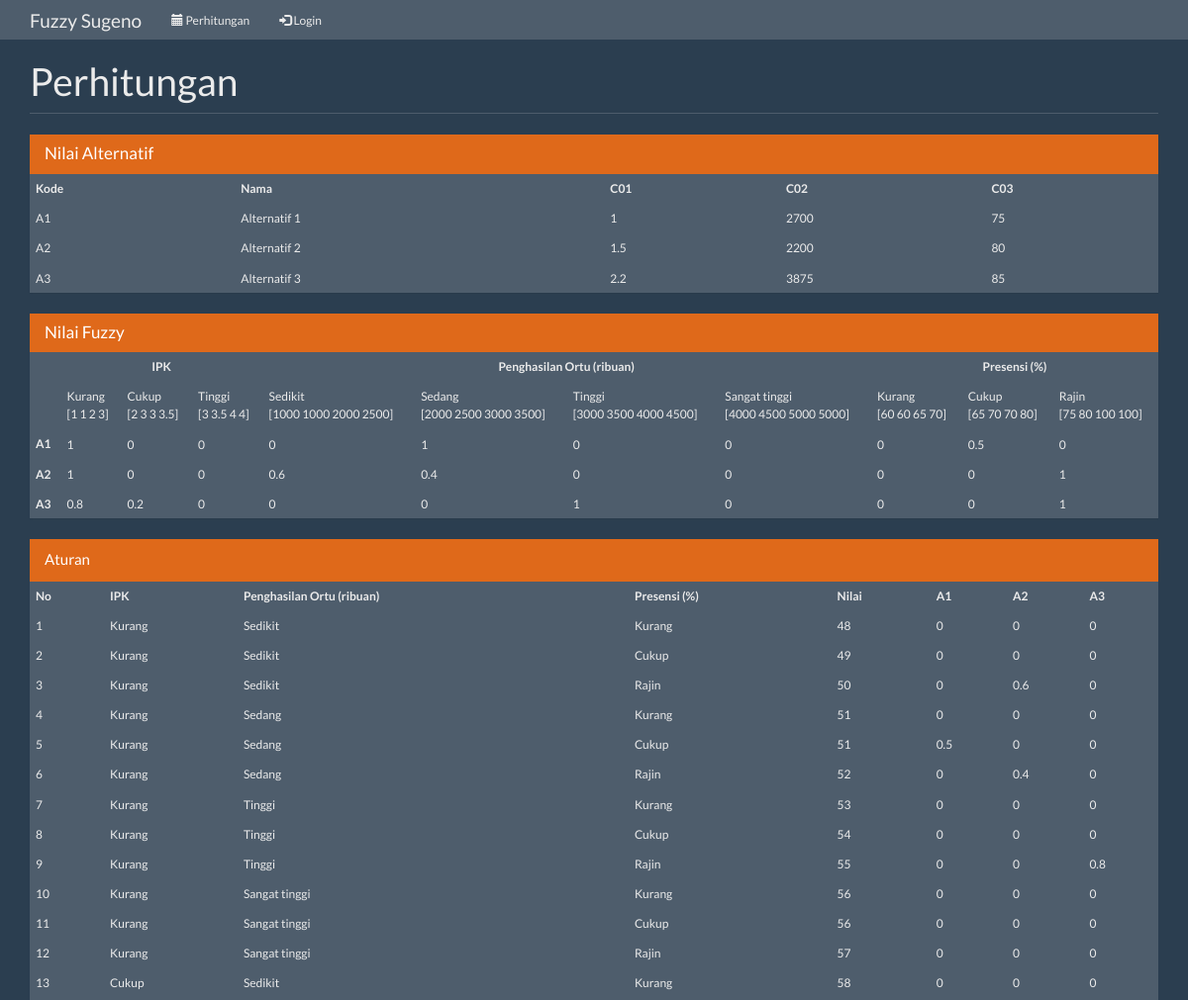
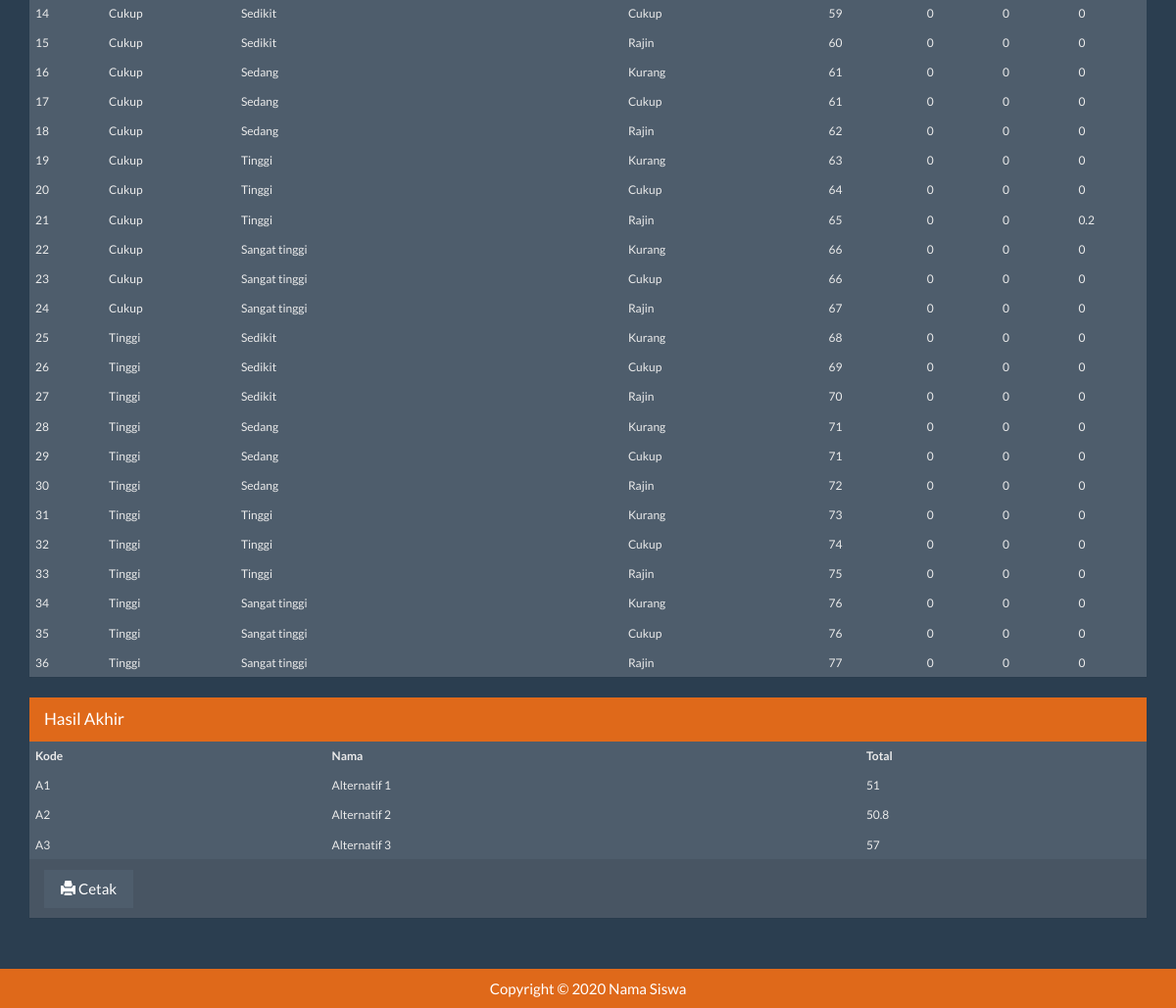
The app's page /?m=hitung with its own data (2 pictures, top to bottom).
### tables this page shows
CREATE TABLE `tb_kriteria` (
  `kode_kriteria` varchar(16) NOT NULL,
  `nama_kriteria` varchar(255) NOT NULL,
  `batas_bawah` double NOT NULL,
  `batas_atas` double NOT NULL,
  PRIMARY KEY (`kode_kriteria`)
);

CREATE TABLE `tb_himpunan` (
  `kode_himpunan` varchar(16) NOT NULL,
  `kode_kriteria` varchar(16) DEFAULT NULL,
  `nama_himpunan` varchar(255) DEFAULT NULL,
  `n1` double DEFAULT NULL,
  `n2` double DEFAULT NULL,
  `n3` double DEFAULT NULL,
  `n4` double DEFAULT NULL,
  PRIMARY KEY (`kode_himpunan`)
);

### functions.php (called while the page is built, shortened)
<?php
include 'config.php';
include 'includes/db.php';
$db = new DB($config['server'], $config['username'], $config['password'], $config['database_name']);
$mod = $_GET['m'];
$rows = $db->get_results("SELECT kode_alternatif, nama_alternatif FROM tb_alternatif ORDER BY kode_alternatif");
foreach ($rows as $row) {
    $ALTERNATIF[$row->kode_alternatif] = $row->nama_alternatif;
}
$rows = $db->get_results("SELECT * FROM tb_himpunan ORDER BY kode_himpunan");
$HIMPUNAN = array();
$KRITERIA_HIMPUNAN = array();
foreach ($rows as $row) {
    $HIMPUNAN[$row->kode_himpunan] = $row;
    $KRITERIA_HIMPUNAN[$row->kode_kriteria][$row->kode_himpunan] = $row;
}
$rows = $db->get_results("SELECT * FROM tb_kriteria ORDER BY kode_kriteria");
foreach ($rows as $row) {
    $KRITERIA[$row->kode_kriteria] = $row;
}
function get_relasi()
{
    global $db;
    $data = array();
    $rows = $db->get_results("SELECT * FROM tb_rel_alternatif ORDER BY kode_alternatif, kode_kriteria");
    foreach ($rows as $row) {
        $data[$row->kode_alternatif][$row->kode_kriteria] = $row->nilai;
    }
    return $data;
}
function get_nilai($data = array())
{
    global $KRITERIA_HIMPUNAN, $KRITERIA;
    $arr = array();
    foreach ($data as $key => $val) {
        foreach ($val as $k => $v) {
            foreach ($KRITERIA_HIMPUNAN[$k] as $a => $b) {
                $ba = $KRITERIA[$k]->batas_atas;
                $bb = $KRITERIA[$k]->batas_bawah;
                $n1 = $b->n1;
                $n2 = $b->n2;
                $n3 = $b->n3;
                $n4 = $b->n4;
                if ($v <= $n1)
                    $nilai = 0;
                else if ($v >= $n1 && $v <= $n2)
                    $nilai = ($v - $n1) / ($n2 - $n1);
                else if ($v >= $n2 && $v <= $n3)
                    $nilai = 1;
                else if ($v >= $n3 && $v <= $n4)
                    $nilai = ($n4 - $v) / ($n4 - $n3);
                else
                    $nilai = 0;
                if ($v <= $bb && ($n1 <= $bb || $n2 <= $bb))
                    $nilai = 1;
                $arr[$key][$k][$a] = $nilai;
            }
        }
    }
    return $arr;
}
function get_total($aturan, $min)
{
    $data = array();
    foreach ($min as $key => $val) {
        foreach ($val as $k => $v) {
            $data[$k]['x'] += $v * $aturan[$key]['nilai'];
            $data[$k]['y'] += $v;
        }
    }
    foreach ($data as $key => $val) {
        $arr[$key] = $val['x'] / $val['y'];
    }
    return $arr;
}
function generate_rules($arr, $rule)
{
    if ($arr) {
        end($arr);
        $kode_kriteria = key($arr);
        if ($rule) {
            $new_rule = array();
            foreach ($arr[$kode_kriteria] as $key => $val) {
                foreach ($rule as $k => $v) {
                    $new_rule[] = array_merge(array($kode_kriteria => $key), $v);
                }
            }
            $rule = $new_rule;
        } else {
            foreach ($arr[$kode_kriteria] as $key => $val) {
                $rule[][$kode_kriteria] = $key;
            }
        }
        unset($arr[$kode_kriteria]);
        return generate_rules($arr, $rule);
    } else {
        return $rule;
    }
}
function get_rules()
{
    global $db;
    $var = $db->get_var("SELECT aturan FROM tb_rule LIMIT 1");
    $rules_saved =  unserialize($var);
    $rows = $db->get_results("SELECT * FROM tb_himpunan ORDER BY kode_kriteria, kode_himpunan");
    $arr = array();
    foreach ($rows as $row) {
        $arr[$row->kode_kriteria][$row->kode_himpunan] = 1;
    }
    $rules_default = generate_rules($arr, array());
    $rules = array();
    foreach ($rules_default as $key => $val) {
        $rules[$key]['nilai'] =  $rules_saved[$key]['nilai'] ? $rules_saved[$key]['nilai'] : 0;
        foreach ($val as $k => $v) {
            $rules[$key]['item'][$k] = $v;
        }
    }
    return $rules;
}

### config.php (called while the page is built)
<?php
$config["server"] = 'localhost';
$config["username"] = 'root';
$config["password"] = '';
$config["database_name"] = 'fuzzy-sugeno';

### includes/db.php (called while the page is built, shortened)
<?php
class DB
{
    var $conn = null;
    public function __construct($host, $username, $passwd, $dbname)
    {
        $this->conn = mysqli_connect($host, $username, $passwd, $dbname);
    }
    public function query($sql)
    {
        $query = mysqli_query($this->conn, $sql) or die('<pre>Error mysqli_query: ' . mysqli_error($this->conn) . '<br />' . $sql . '</pre>');
        return $query;
    }
    public function get_results($sql)
    {
        $query = $this->query($sql);
        $arr = array();
        while ($row = mysqli_fetch_object($query)) {
            $arr[] = $row;
        }
        return $arr;
    }
    public function get_var($sql)
    {
        $query = $this->query($sql);
        $row = mysqli_fetch_row($query);
        return $row[0];
    }
}

### hitung_hasil.php (the view)
<?php
$data = get_relasi();
$nilai = get_nilai($data);
$aturan = get_rules();
$min = get_min($nilai, $aturan);
$total = get_total($aturan, $min);
?>
<div class="panel panel-primary">
    <div class="panel-heading">
        <h3 class="panel-title">Nilai Alternatif</h3>
    </div>
    <div class="table-responsive">
        <table class="table table-bordered table-striped table-hover">
            <thead>
                <tr>
                    <th>Kode</th>
                    <th>Nama</th>
                    <?php foreach ($KRITERIA as $key => $val) : ?>
                        <th><?= $key ?></th>
                    <?php endforeach ?>
                </tr>
            </thead>
            <?php foreach ($data as $key => $val) : ?>
                <tr>
                    <td><?= $key ?></td>
                    <td><?= $ALTERNATIF[$key] ?></td>
                    <?php foreach ($val as $k => $v) : ?>
                        <td><?= $v ?></td>
                    <?php endforeach ?>
                </tr>
            <?php endforeach ?>
        </table>
    </div>
</div>
<div class="panel panel-primary">
    <div class="panel-heading">
        <h3 class="panel-title">Nilai Fuzzy</h3>
    </div>
    <div class="table-responsive">
        <table class="table table-bordered table-striped table-hover small">
            <thead>
                <tr>
                    <th rowspan="3"></th>
                    <?php foreach ($KRITERIA as $key => $val) : ?>
                        <th colspan="<?= count($KRITERIA_HIMPUNAN[$key]) ?>" class="text-center"><?= $val->nama_kriteria ?></th>
                    <?php endforeach ?>
                </tr>
                <tr>
                    <?php foreach ($KRITERIA_HIMPUNAN as $key => $val) : ?>
                        <?php foreach ($val as $k => $v) : ?>
                            <td><?= $HIMPUNAN[$k]->nama_himpunan ?><br />[<?= $HIMPUNAN[$k]->n1 ?> <?= $HIMPUNAN[$k]->n2 ?> <?= $HIMPUNAN[$k]->n3 ?> <?= $HIMPUNAN[$k]->n4 ?>]</td>
                        <?php endforeach ?>
                    <?php endforeach ?>
                </tr>
            </thead>
            <?php foreach ($nilai as $key => $val) : ?>
                <tr>
                    <th><?= $key ?></th>
                    <?php foreach ($val as $k => $v) : ?>
                        <?php foreach ($v as $a => $b) : ?>
                            <td><?= round($b, 3) ?></td>
                        <?php endforeach ?>
                    <?php endforeach ?>
                </tr>
            <?php endforeach ?>
        </table>
    </div>
</div>
<div class="panel panel-primary">
    <div class="panel-heading">Aturan</div>
    <table class="table table-bordered">
        <thead>
            <tr>
                <th>No</th>
                <?php foreach ($KRITERIA as $key => $val) : ?>
                    <th><?= ($KRITERIA[$key]->nama_kriteria) ?></th>
                <?php endforeach ?>
                <th>Nilai</th>
                <?php foreach ($ALTERNATIF as $key => $val) : ?>
                    <th><?= $key ?></th>
                <?php endforeach ?>
            </tr>
        </thead>
        <?php
        foreach ($aturan as $key => $val) : ?>
            <tr>
                <td><?= $key + 1 ?></td>
                <?php foreach ($val['item'] as $k => $v) : ?>
                    <td><?= $HIMPUNAN[$v]->nama_himpunan ?></td>
                <?php endforeach ?>
                <td><?= $val['nilai'] ?></td>
                <?php foreach ($ALTERNATIF as $k => $v) : ?>
                    <td><?= round($min[$key][$k], 3) ?></td>
                <?php endforeach ?>
            </tr>
        <?php endforeach ?>
    </table>
</div>
<div class="panel panel-primary">
    <div class="panel-heading">
        <div class="panel-title">Hasil Akhir</div>
    </div>
    <div class="table-responsive">
        <table class="table table-bordered table-striped table-hover">
            <thead>
                <tr>
                    <th>Kode</th>
                    <th>Nama</th>
                    <th>Total</th>
                </tr>
            </thead>
            <?php foreach ($total as $key => $val) : ?>
                <tr>
                    <td><?= $key ?></td>
                    <td><?= $ALTERNATIF[$key] ?></td>
                    <td><?= round($total[$key], 3) ?></td>
                </tr>
            <?php endforeach ?>
        </table>
    </div>
    <div class="panel-footer">
        <a class="btn btn-default" href="cetak.php?m=hitung" target="_blank"><span class="glyphicon glyphicon-print"></span> Cetak</a>
    </div>
</div>

### index.php (shortened to what this page needs)
<?php
include 'functions.php';
?>
<!DOCTYPE html>
<html lang="en">
<head>
  <link href="assets/css/superhero-bootstrap.min.css" rel="stylesheet" />
  <link href="assets/css/general.css" rel="stylesheet" />
</head>
<body>
  <nav class="navbar navbar-default navbar-static-top">
    <div class="container">
      <div class="navbar-header">
        <a class="navbar-brand" href="?">Fuzzy Sugeno</a>
      </div>
      <div id="navbar" class="navbar-collapse collapse">
        <ul class="nav navbar-nav">
          <?php if (empty($_SESSION['login'])) : ?>
            <li><a href="?m=hitung"><span class="glyphicon glyphicon-calendar"></span> Perhitungan</a></li>
            <li><a href="?m=login"><span class="glyphicon glyphicon-log-in"></span> Login</a></li>
          <?php endif ?>
        </ul>
      </div>
    </div>
  </nav>
  <div class="container">
    <?php
    if (file_exists($mod . '.php'))
      include $mod . '.php';
    else
      include 'home.php';
    ?>
  </div>
  <footer class="footer bg-primary">
    <div class="container">
      <center><p>Copyright &copy; <?= date('Y') ?> Nama Siswa</p></center>
    </div>
  </footer>
</body>
</html>

### hitung.php (shortened to what this page needs)
<div class="page-header">
    <h1>Perhitungan</h1>
</div>
<?php
if (!$ALTERNATIF || !$KRITERIA) :
    echo "Tampaknya anda belum mengatur alternatif dan kriteria. Silahkan tambahkan minimal 3 alternatif dan 3 kriteria.";
else :
    include 'hitung_hasil.php';
endif;

### assets/css/general.css (style rules this page uses)
html { position: relative; min-height: 100%; }
body { margin-bottom: 70px; }
.footer { position: absolute; bottom: 0; width: 100%; height: 40px; }
.footer .container p { margin: 10px 0; }
.page-header { margin-top: 0; padding-bottom: 0; }
.page-header h1 { margin-top: 0; }

### records on screen
tb_kriteria: key "C01", nama_kriteria "IPK"
tb_kriteria: key "C02", nama_kriteria "Penghasilan Ortu (ribuan)"
tb_kriteria: key "C03", nama_kriteria "Presensi (%)"
tb_himpunan: nama_himpunan "Kurang", n1 "1", n2 "1", n3 "2", n4 "3"
tb_himpunan: nama_himpunan "Cukup", n1 "2", n2 "3", n3 "3", n4 "3.5"
tb_himpunan: nama_himpunan "Tinggi", n1 "3", n2 "3.5", n3 "4", n4 "4"
tb_himpunan: nama_himpunan "Sedikit", n1 "1000", n2 "1000", n3 "2000", n4 "2500"
tb_himpunan: nama_himpunan "Sedang", n1 "2000", n2 "2500", n3 "3000", n4 "3500"
tb_himpunan: nama_himpunan "Tinggi", n1 "3000", n2 "3500", n3 "4000", n4 "4500"
tb_himpunan: nama_himpunan "Sangat tinggi", n1 "4000", n2 "4500", n3 "5000", n4 "5000"
tb_himpunan: nama_himpunan "Kurang", n1 "60", n2 "60", n3 "65", n4 "70"
tb_himpunan: nama_himpunan "Cukup", n1 "65", n2 "70", n3 "70", n4 "80"
tb_himpunan: nama_himpunan "Rajin", n1 "75", n2 "80", n3 "100", n4 "100"

### other values on screen
$key "A1"
$ALTERNATIF[$key] "Alternatif 1"
$v "1"
$v "2700"
$v "75"
$key "A2"
$ALTERNATIF[$key] "Alternatif 2"
$v "1.5"
$v "2200"
$v "80"
$key "A3"
$ALTERNATIF[$key] "Alternatif 3"
$v "2.2"
$v "3875"
$v "85"
